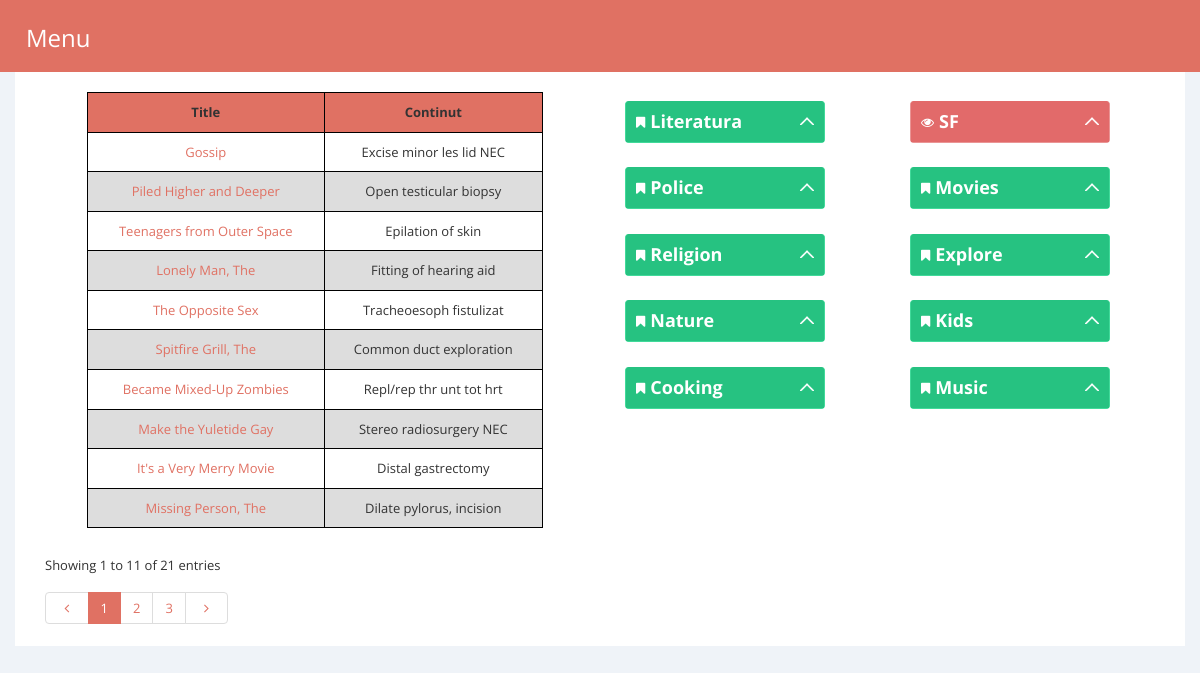
Screenshot of /index.php?action=CategoryController_displayCategories&id=2 with the database file from the repository.
### tables this page shows
CREATE TABLE `articole` (
  `id` int(11) NOT NULL,
  `titlu` varchar(30) NOT NULL,
  `continut` text NOT NULL,
  `imagine` text NOT NULL,
  `visible` tinyint(1) NOT NULL DEFAULT '0'
);

CREATE TABLE `categorii` (
  `id` int(11) NOT NULL,
  `nume` varchar(60) NOT NULL,
  `descriere` text NOT NULL
);

### components/Views/View.php (called while the page is built)
<?php
class View
{
    private $components;
    public function __construct()
    {
        $this->components = array();
    }
    public function assign($key, $val)
    {
        $this->components[$key] = $val;
    }
    public function __get($key)
    {
        return $this->components[$key];
    }
    public function show($template)
    {
        include "templates/" . $template;
    }
}

### components/Controller/CategoryController.php (called while the page is built, shortened)
<?php
class CategoryController extends BaseController
{
    private $categoryServ;
    public function __construct()
    {
        $this->categoryServ = new CategoryService();
        return parent::__construct();
    }
    public function displayCategories($data)
    {
        $this->view->assign("id", $data["id"]);
        $this->view->assign("categorii", $this->categoryServ->selectAll());
        $this->view->show("categorii.php");
    }
}

### index.php (called while the page is built, shortened)
<?php
$app = new Application();
$app->run();
?>

### components/Repository/ArticleRepository.php (called while the page is built, shortened)
<?php
require_once "BaseRepository.php";
class ArticleRepository extends BaseRepository
{
    public function __construct(Database $db)
    {
        return parent::__construct($db);
    }
}

### components/Service/ArticleService.php (called while the page is built, shortened)
<?php
include_once "components/Repository/ArticleRepository.php";
include_once "BaseService.php";
class ArticleService extends BaseService
{
    public function __construct()
    {
        return parent::__construct(new ArticleRepository($_SESSION["db"]));
    }
    public function getArticlesNumberOfRows($id)
    {
        $sqlQuery = " SELECT COUNT(*) FROM articole INNER JOIN articol2categorii ON articole.id = articol2categorii.idArticol where articol2categorii.idCategorie = " . $id;
        return $this->repo->getCustomOne($sqlQuery);
    }
    public function getArticlesPerPage($id, $offset, $rowsperpage)
    {
        $sqlQuery = " SELECT articole.* FROM articole INNER JOIN articol2categorii ON articole.id = articol2categorii.idArticol where articol2categorii.idCategorie = " . $id . " LIMIT $offset, $rowsperpage";
        return $this->repo->customSelect($sqlQuery);
    }
}

### components/Service/BaseService.php (called while the page is built, shortened)
<?php
require_once "utils/db.php";
require_once "components/Repository/BaseRepository.php";
abstract class BaseService
{
    public $repo;
    public function __construct($repo)
    {
        $this->repo = $repo;
    }
    public function selectAll()
    {
        return $this->repo->selectAll();
    }
}

### components/Repository/BaseRepository.php (called while the page is built, shortened)
<?php
class BaseRepository
{
    private $db;
    protected $table;
    public function __construct(Database $db)
    {
        $this->db = $db;
    }
    public function selectAll()
    {
        $sqlQuery = "SELECT * FROM " . $this->table;
        return $this->db->getAll($sqlQuery);
    }
    public function customSelect($sqlQuery)
    {
        return $this->db->getAll($sqlQuery);
    }
    public function getCustomOne($sqlQuery)
    {
        return $this->db->getOne($sqlQuery);
    }
}

### utils/db.php (called while the page is built, shortened)
<?php
class Database
{
    private $conn;
    private $servername;
    private $username;
    private $password;
    private $dbname;
    public function __construct($servername, $username, $password, $dbname)
    {
        $this->servername = $servername;
        $this->username = $username;
        $this->password = $password;
        $this->dbname = $dbname;
    }
    private function connectToDb()
    {
        $this->conn = new mysqli($this->servername, $this->username, $this->password, $this->dbname);
    }
    public function getAll($sqlQuery)
    {
        $result = mysqli_query($this->conn, $sqlQuery);
        $queryResult = array();
        if ($result->num_rows > 0) {
            while ($row = $result->fetch_assoc()) {
                $queryResult[] = $row;
            }
        }
        return $queryResult;
    }
    public function getOne($sqlQuery)
    {
        $result = $this->conn->query($sqlQuery);
        $res = $result->fetch_assoc();
        return reset($res);
    }
}

### templates/categorii.php (the view, shortened to what this page needs)
<!DOCTYPE html>
<html lang="en">
<head>
    <link rel="stylesheet" type="text/css" href="css/dataTables.bootstrap.css"/>
    <link href="css/components-rounded.css" id="style_components" rel="stylesheet" type="text/css">
    <link href="css/plugins.css" rel="stylesheet" type="text/css">
    <link rel="stylesheet" type="text/css" href="css/select2.css"/>
    <link rel="stylesheet" type="text/css" href="css/dataTables.scroller.min.css"/>
    <link rel="stylesheet" type="text/css" href="css/dataTables.colReorder.min.css"/>
    <link rel="stylesheet" type="text/css" href="css/dataTables.bootstrap-rtl.css"/>
    <link rel="stylesheet" type="text/css" href="css/style.css"/>
</head>
<body>
<?php
include_once "header.php";
$artServ = new ArticleService();
echo '<div class="col-sm-6">';
echo '<div class="row">';
$numrows = $artServ->getArticlesNumberOfRows($this->id);
$rowsperpage = 10;
$totalpages = ceil($numrows / $rowsperpage);
if (isset($_GET['currentpage']) && is_numeric($_GET['currentpage'])) {
    $currentpage = (int)$_GET['currentpage'];
} else {
    $currentpage = 1;
}
$offset = ($currentpage - 1) * $rowsperpage;
$result = $artServ->getArticlesPerPage($this->id, $offset, $rowsperpage);
echo '<table>';
echo '<thead> <tr> <th>Title</th><th colspan="2">Continut</th></tr></thead>';
echo '<tbody>';
foreach ($result as $row) {
    echo '<tr><td>' . '<a href="index.php?action=ArticleController_displayArticle&id=' . $row["id"] . '" >' . $row["titlu"] . '</a>' . '</td><td>' . $row["continut"] . '</td></tr>';
}
echo '</tbody>';
echo '</table>';
$range = 3;
$prevpage = '';
$nextpage = '';
if ($currentpage != $totalpages) {
    $nextpage = $currentpage + 1;
}
echo "</div>";
echo '<div class="row">';
$currVal = ($currentpage - 1) * 10 + 1;
$currVal2 = $currVal + 10;
echo '<div class="col-sm-10" id="table-info"><div class="dataTables_info" id="sample_2_info" role="status" aria-live="polite">Showing ' . $currVal . ' to ' . $currVal2 . ' of ' . $numrows . ' entries</div></div>';
echo "<div class=\"col\">
    <div class=\"dataTables_paginate paging_simple_numbers\" id=\"sample_2_paginate\">
        <ul class=\"pagination\">
           <li class=\"paginate_button previous \" aria-controls=\"sample_1\" tabindex=\"0\" id=\"sample_1_previous\">" . '<a href="index.php?action=CategoryController_displayCategories&id=' . $this->id . '&currentpage=' . $prevpage . '">' .
    " <i class=\"fa fa-angle-left\"></i></a></li>";
for ($x = ($currentpage - $range); $x < (($currentpage + $range) + 1); $x++) {
    if (($x > 0) && ($x <= $totalpages)) {
        if ($x == $currentpage) {
            echo '<li class="paginate_button active" aria-controls="sample_1" tabindex="' . $x . '">';
            echo "<a href='#'>" . $x . "</a>";
            echo '</li>';
        } else {
            echo '<li class="paginate_button" aria-controls="sample_1" tabindex="' . $x . '">';
            echo " <a href='index.php?action=CategoryController_displayCategories&id=$this->id&currentpage=$x'>$x</a> ";
            echo '</li>';
        }
    }
}
echo "<li class=\"paginate_button next\" aria-controls=\"sample_1\" tabindex=\"0\" id=\"sample_1_next\">";
echo " <a href='index.php?action=CategoryController_displayCategories&id=$this->id&currentpage=$nextpage'>";
echo "<i class=\"fa fa-angle-right\"></i></a></li>";
echo "</ul></div></div>";
echo '</div>';
echo '</div>';
echo '<div class="col-sm-6">';
echo "<br>";
echo '<div class="row">';
$i = 0;
foreach ($this->categorii as $cat) {
    echo "<div class=\"col-sm-6 \">";
    if ($this->id != $cat["id"]) {
        echo '<div class="portlet box green-jungle">';
        echo " <div class=\"portlet-title\">
                <div class=\"caption\">
                    <i class=\"fa fa-bookmark\"></i>";
    } else {
        echo '<div class="portlet box red-sunglo">';
        echo " <div class=\"portlet-title\">
                <div class=\"caption\">
                    <i class=\"fa fa-eye\"></i>";
    }
    echo '<a class="cat-link" href="index.php?action=CategoryController_displayCategories&id=' . $cat["id"] . '" >' . ucfirst($cat["nume"]) . '</a>';
    echo "    </div>
                <div class=\"tools\">
                    <a href=\"javascript:;\" class=\"expand\">
                    </a>
                </div>
            </div>
            <div class=\"portlet-body display-hide\">
                <div class=\"scroller\" style=\"height:200px\" data-always-visible=\"1\" data-rail-visible=\"1\"
                     data-rail-color=\"blue\" data-handle-color=\"red\">";
    echo '</div>
            </div>
        </div>
    </div>';
    $i++;
    if ($i % 2 == 0) {
        echo '</div>';
        echo '<div class="row">';
    }
}
echo '</div>';
echo '</div>';
?>
</body>
</html>

### css/style.css (style rules this page uses)
body { background-color: #eff3f8; overflow-x: hidden; }
.box { border: 2px solid black; min-width: 200px; display: inline-block; padding: 15px; margin: 10px; }
table, th, td { border: 1px solid black; text-align: center; padding: 10px !important; }
table { width: 80%; margin-inside: 1px; border-collapse: collapse; direction: ltr; margin: 20px auto; table-layout: auto; }
th { background: #e07163; }
tr:nth-child(2n+2) { background: #ddd; }
.pagination { padding: 15px; width: 12%; margin: auto; }
.cat-link { color: white; font-weight: bold; }
.pagination { direction: ltr; }
.pagination > li { display: inline-block; }
.pagination > .active > a, .pagination > .active > a:focus, .pagination > .active > a:hover, .pagination > .active > span, .pagination > .active > span:focus, .pagination > .active > span:hover { z-index: 2; color: #fff; cursor: default; background-color: #337ab7; border-color: #337ab7; }
#table-info { direction: ltr; }
.pagination > li > a { color: #e07163; }
a { color: #e07163; }
.pagination > .active > a, .pagination > .active > a:focus, .pagination > .active > a:hover, .pagination > .active > span, .pagination > .active > span:focus, .pagination > .active > span:hover { z-index: 2; color: #fff; cursor: default; background-color: #e07163; border-color: #e07163; }
.paginate_button { display: inline-block; }
.pagination > li { display: inline-block !important; }

### css/default.css (style rules this page uses)
body { background-color: #3D4A53; }

### rows the page displays
articole: titlu "Gossip", continut "Excise minor les lid NEC"
articole: titlu "Piled Higher and Deeper", continut "Open testicular biopsy"
articole: titlu "Teenagers from Outer Space", continut "Epilation of skin"
articole: titlu "Lonely Man, The", continut "Fitting of hearing aid"
articole: titlu "The Opposite Sex", continut "Tracheoesoph fistulizat"
articole: titlu "Spitfire Grill, The", continut "Common duct exploration"
articole: titlu "Became Mixed-Up Zombies", continut "Repl/rep thr unt tot hrt"
articole: titlu "Make the Yuletide Gay", continut "Stereo radiosurgery NEC"
articole: titlu "It's a Very Merry Movie", continut "Distal gastrectomy"
articole: titlu "Missing Person, The", continut "Dilate pylorus, incision"
categorii: nume "Literatura"
categorii: nume "SF"
categorii: nume "Police"
categorii: nume "Movies"
categorii: nume "Religion"
categorii: nume "Explore"
categorii: nume "Nature"
categorii: nume "Kids"
categorii: nume "Cooking"
categorii: nume "Music"

### other values shown
$currVal "1"
$currVal2 "11"
$numrows "21"
